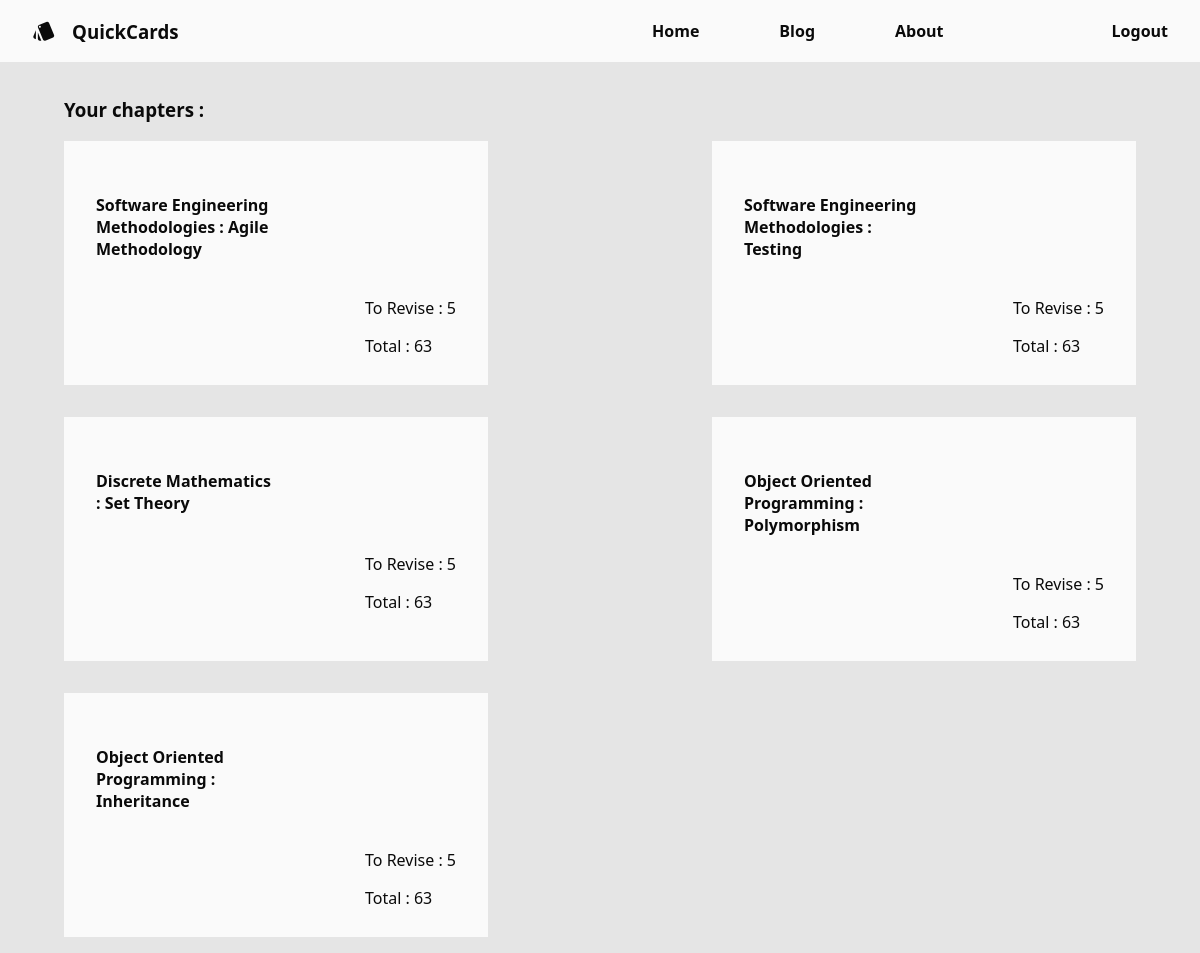
Screenshot of / (signed in) with the database file from the repository.
### flashcards/models.py (models this page shows, shortened)
class Chapter(models.Model):
    chapter_name = models.CharField(max_length=100)
    subject = models.ForeignKey(Subject, on_delete=models.CASCADE)

class Subject(models.Model):
    subject_name = models.CharField(max_length=100)
    subject_code = models.CharField(max_length=20, unique=True)
    subject_credits = models.PositiveIntegerField()
    faculty_name = models.CharField(max_length=100)
    user = models.ForeignKey(CustomUser, on_delete=models.CASCADE)

### flashcards/views.py (the view)
# urls.py: path('',views.home, name="home"),
def home(request):
    subjects = []
    chapters = []
    if request.user.is_authenticated:
        subjects = Subject.objects.filter(user=request.user)
        chapters = Chapter.objects.filter(subject__in=subjects)
    context = {
        'subjects': subjects,
        'chapters': chapters,
    }
    return render(request, 'flashcards/home.html', context)

### flashcards/templates/flashcards/home.html
{% extends 'flashcards/base.html' %}
{% block content %}
<div class="main-content">
    {% if user.is_authenticated %}
        <h3 class="main-content-heading">Your chapters : </h3>
        <div class="chapters-list">
            {% for chapter in chapters %}
                <div class="chapter-card-container">
                    <div class="chapter-card">
                        <div class="card-heading">
                            <h4 class="chapter-card-heading">{{ chapter.subject.subject_name }} : {{ chapter.chapter_name }}</h4>
                        </div>
                        <div class="card-count">
                            <p>To Revise : 5</p>
                            <p>Total : 63</p>
                        </div>
                    </div>
                </div>
            {% endfor %}
        </div>
    {% else %}
        <div class="marketing-content-container">
            <h4>Test</h4>
        </div>
    {% endif %}
</div>
{% endblock %}

### flashcards/static/css/styles.css (style rules this page uses)
:root { --primary : #e5e5e5; --secondary : #fafafa; --secondary-hover : #a3a3a3; --accent : #0a0a0a; }
body { background-color: var(--primary); margin : 0; font-family: system-ui, -apple-system, BlinkMacSystemFont, 'Segoe UI', Roboto, Oxygen, Ubuntu, Cantarell, 'Open Sans', 'Helvetica Neue', sans-serif; }
.main-content { padding: 16px 64px; }
.main-content-heading { color: var(--accent); }
.chapters-list { display : flex; justify-content: space-between; flex-wrap: wrap; gap: 32px; }
.chapter-card { background-color: var(--secondary); color: var(--accent); width: 360px; height: 180px; padding: 32px; display: grid; grid-template-columns: 1fr 1fr; grid-template-rows: 1fr 1fr; grid-template-areas: "title title" "empty count"; }
.chapter-card-heading { color: var(--accent); grid-area: title; }
.card-count { grid-area: count; justify-self: end; padding: 0; }

### rows the page displays
Chapter: subject.subject_name "Software Engineering Methodologies", chapter_name "Agile Methodology"
Chapter: subject.subject_name "Software Engineering Methodologies", chapter_name "Testing"
Chapter: subject.subject_name "Discrete Mathematics", chapter_name "Set Theory"
Chapter: subject.subject_name "Object Oriented Programming", chapter_name "Polymorphism"
Chapter: subject.subject_name "Object Oriented Programming", chapter_name "Inheritance"
